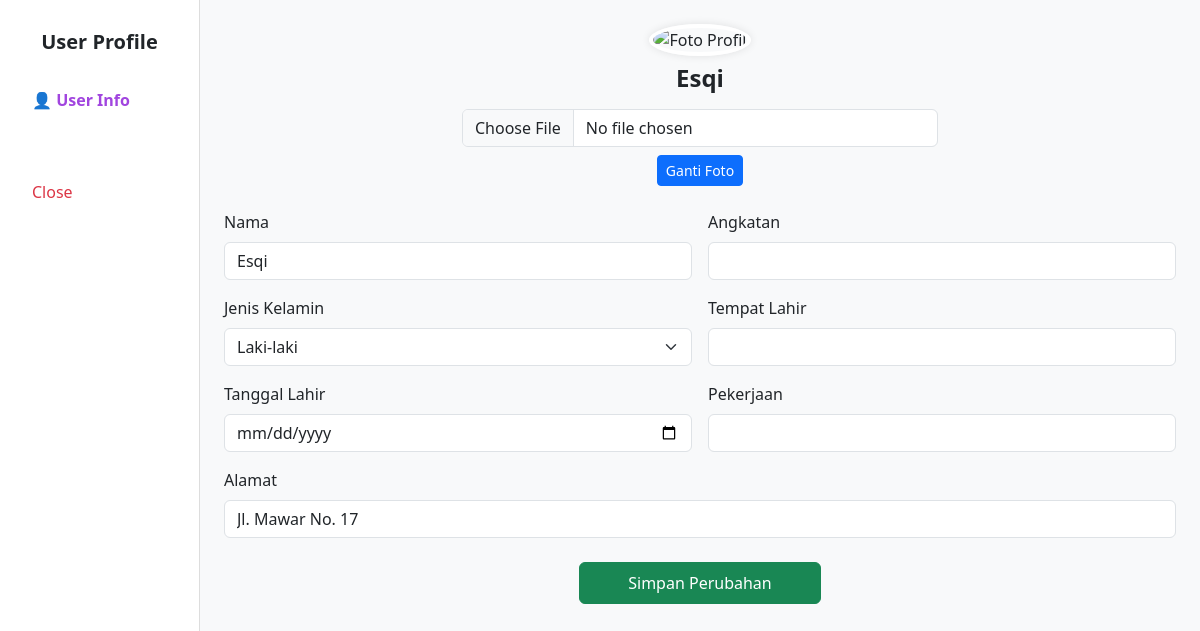
The page /alumni/pp-alumni.php (signed in) on the database its author committed.
### tables this page shows
CREATE TABLE `alumni` (
  `id_alumni` int(5) NOT NULL,
  `id_admin` int(5) NOT NULL,
  `id_jurusan` int(5) NOT NULL,
  `nama` varchar(50) NOT NULL,
  `jenis_kelamin` enum('L','P') NOT NULL,
  `email` varchar(50) NOT NULL,
  `alamat` text NOT NULL,
  `foto` varchar(50) NOT NULL,
  `password` varchar(255) NOT NULL
);

### alumni/pp-alumni.php (the view, shortened to what this page needs)
<?php
include "../service/koneksi.php";
$id = $_SESSION['id_alumni'];
$data = mysqli_fetch_assoc(mysqli_query($koneksi, "SELECT * FROM alumni WHERE id_alumni='$id'"));
?>
<!DOCTYPE html>
<html lang="en">
<head>
  <link href="https://cdn.jsdelivr.net/npm/bootstrap@5.3.0/dist/css/bootstrap.min.css" rel="stylesheet">
</head>
<body>
<div class="container-fluid">
  <div class="row">
    <div class="col-md-3 col-lg-2 sidebar d-none d-md-block">
      <h5 class="text-center fw-bold mb-4">User Profile</h5>
      <a href="#" class="active">👤 User Info</a>
      <a href="index.php" class="text-danger mt-5"> Close </a>
    </div>
    <div class="col-12 col-md-9 col-lg-10 p-4">
      <div class="text-center mb-4">
        <img src="../assets/img/<?php echo $data['foto']; ?>" alt="Foto Profil" class="profile-pic mb-2" style="width:120px; height:120px; border-radius:50%;">
        <h4 class="fw-bold"><?php echo $data['nama']; ?></h4>
        <form action="gantiPP.php" method="POST" enctype="multipart/form-data">
          <input type="file" name="foto" class="form-control w-50 mx-auto mt-2">
          <button class="btn btn-sm btn-primary mt-2" type="submit">Ganti Foto</button>
        </form>
      </div>
      <form class="row g-3" action="prosesupdatePP.php" method="POST">
        <div class="col-md-6">
          <label class="form-label">Nama</label>
          <input type="text" name="nama" class="form-control" value="<?php echo $data['nama']; ?>">
        </div>
        <div class="col-md-6">
          <label class="form-label">Angkatan</label>
          <input type="text" name="angkatan" class="form-control" value="<?php echo $data['angkatan']; ?>">
        </div>
        <div class="col-md-6">
          <label class="form-label">Jenis Kelamin</label>
          <select class="form-select" name="jenis_kelamin">
            <option value="L" <?php if($data['jenis_kelamin'] == 'L') echo 'selected'; ?>>Laki-laki</option>
          </select>
        </div>
        <div class="col-md-6">
          <label class="form-label">Tempat Lahir</label>
          <input type="text" name="tempat_lahir" class="form-control" value="<?php echo $data['tempat_lahir']; ?>">
        </div>
        <div class="col-md-6">
          <label class="form-label">Tanggal Lahir</label>
          <input type="date" name="tanggal_lahir" class="form-control" value="<?php echo $data['tanggal_lahir']; ?>">
        </div>
        <div class="col-md-6">
          <label class="form-label">Pekerjaan</label>
          <input type="text" name="pekerjaan" class="form-control" value="<?php echo $data['pekerjaan']; ?>">
        </div>
        <div class="col-md-12">
          <label class="form-label">Alamat</label>
          <input type="text" name="alamat" class="form-control" value="<?php echo $data['alamat']; ?>">
        </div>
        <div class="col-12 text-center mt-4">
          <button type="submit" class="btn btn-success px-5 py-2">Simpan Perubahan</button>
        </div>
      </form>
    </div>
  </div>
</div>
</body>
</html>

### alumni/pp-alumni.php (style rules this page uses)
body { background-color: #f8f9fa; font-family: 'Segoe UI', sans-serif; }
.sidebar { background-color: white; border-right: 1px solid #ddd; padding-top: 30px; height: 100vh; }
.sidebar a { display: block; padding: 10px 20px; color: #555; text-decoration: none; }
.sidebar a:hover, .sidebar a.active { color: #a145df; font-weight: bold; }
.profile-pic { width: 120px; height: 120px; object-fit: cover; border-radius: 50%; border: 4px solid #fff; box-shadow: 0 0 8px rgba(0,0,0,0.1); }
.form-label { font-weight: 500; }

### rows shown on the page
alumni: nama "Esqi", jenis_kelamin "Laki-laki", alamat "Jl. Mawar No. 17"
